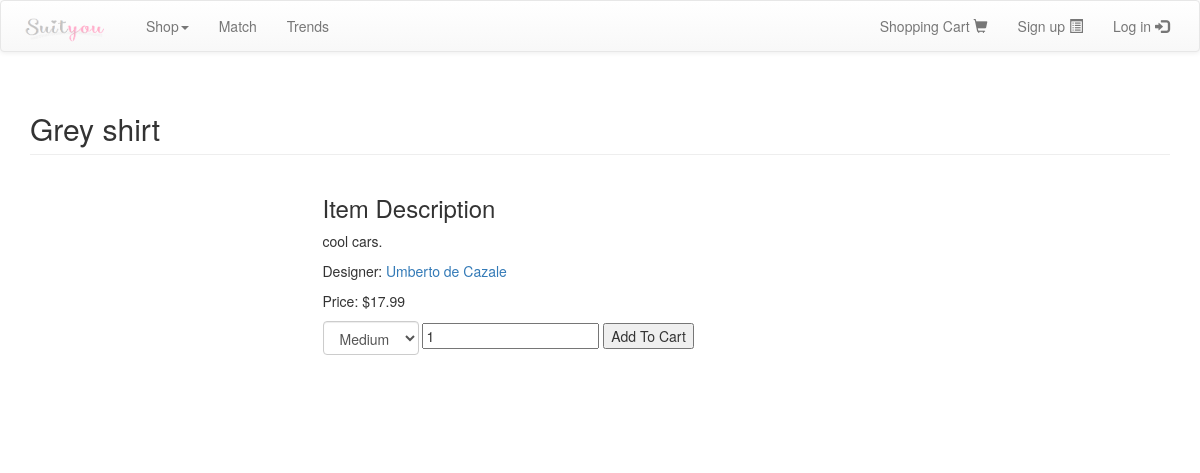
The app's page /show_item.php?itemId=48 with its own data.
### tables this page shows
CREATE TABLE IF NOT EXISTS `items` (
  `item_id` int(10) unsigned NOT NULL AUTO_INCREMENT,
  `name` varchar(255) NOT NULL,
  `gender` enum('MALE','FEMALE') NOT NULL DEFAULT 'MALE',
  `type` enum('TOP','BOTTOM') NOT NULL DEFAULT 'TOP',
  `description` text,
  `price` double NOT NULL,
  `designer_id` int(11) unsigned NOT NULL,
  `creation_time` timestamp NOT NULL DEFAULT CURRENT_TIMESTAMP,
  `picture` varchar(500) DEFAULT NULL,
  PRIMARY KEY (`item_id`),
  UNIQUE KEY `id` (`item_id`),
  FULLTEXT KEY `name` (`name`)
);

CREATE TABLE IF NOT EXISTS `users` (
  `user_id` int(11) NOT NULL AUTO_INCREMENT,
  `email` varchar(500) NOT NULL,
  `first_name` varchar(255) NOT NULL,
  `last_name` varchar(255) NOT NULL,
  `address` varchar(500) DEFAULT NULL,
  `gender` enum('MALE','FEMALE') NOT NULL,
  `birth_date` date NOT NULL,
  `is_designer` tinyint(1) NOT NULL DEFAULT '0',
  `is_admin` tinyint(1) NOT NULL DEFAULT '0',
  `avatar` varchar(255) NOT NULL,
  `coupon_meter` int(11) NOT NULL DEFAULT '0',
  `description` text,
  `website_link` varchar(500) DEFAULT NULL,
  `is_spammer` tinyint(1) NOT NULL DEFAULT '0',
  `is_spammer_time` timestamp NULL DEFAULT NULL,
  `time_tracking_ctr` int(11) NOT NULL DEFAULT '0',
  PRIMARY KEY (`user_id`)
);

### item.php (called while the page is built, shortened)
<?php
class Item {
	public $itemId;
	public static function getItemByID($itemId) {
		$itemQuery = mysql_query("SELECT * FROM items WHERE item_id = ".$itemId);
		$num_rows = mysql_num_rows($itemQuery);
		if($num_rows == 1) {
			$itemRow = mysql_fetch_array($itemQuery);
			$item = new Item();
			$item->itemId = $itemId;
			$item->name = $itemRow['name'];
			$item->gender = $itemRow['gender'];
			$item->type = $itemRow['type'];
			$item->description = $itemRow['description'];
			$item->price = $itemRow['price'];
			$item->designerId = $itemRow['designer_id'];
			$item->creationTime = $itemRow['creation_time'];
			$item->picture = $itemRow['picture'];
			return $item;
		}
		else {
			return null;
		}
	}
	public function getItemStock($size = NULL) {
		if ($size == NULL) {
			$itemStockQuery = mysql_query('SELECT * FROM items_stock WHERE item_id = '. $this->itemId);
		} else {
			$itemStockQuery = mysql_query('SELECT * FROM items_stock WHERE item_id = '. $this->itemId. ' AND size = "'.$size.'"');
		}
		$result = array();
		while($stockRow = mysql_fetch_array($itemStockQuery)) {
			$stockId = $stockRow['item_stock_id'];
			$result[$stockId] = array('size' => $stockRow['size'], 'quantity' => $stockRow['quantity']);
		}
		return $result;
	}
}
?>

### show_item.php (the view, shortened to what this page needs)
<?php
include("header.php");
$outOfStockValue = "OUT_OF_STOCK";
$itemId = $_GET["itemId"];
$item = Item::getItemByID($itemId);
$designerNameQuery = mysql_query('SELECT first_name, last_name from users WHERE user_id = '.$item->designerId);
$designerRow = mysql_fetch_array($designerNameQuery);
?>
<div class="container">
	<div class="row">
        <div class="col-md-12">
            <h2 class="page-header"><?php echo $item->name; ?>
            </h2>
        </div>
    </div>
	<div class="row">
        <div class="col-md-3">
        	<div class="img-container-show">
            </div>
        </div>
        <div class="col-md-9">
            <h3>Item Description</h3>
            <p><?php echo $item->description; ?></p>
            <p>Designer: <a href = "designer_profile.php?designerId=<?php echo $item->designerId; ?>"><?php echo $designerRow["first_name"]." ".$designerRow["last_name"]; ?></a></p>
			<p>Price: <?php echo "$".$item->price; ?></p>
							<form id="addToCartForm" name="addToCartForm" method="post" action="cart.php?action=add" class="form-inline">
								 <select id="size" name='size' class="form-control">
			<?php
									$stockArray = $item->getItemStock();
									foreach ($stockArray as $stockId=>$stockData) {
										if ($stockData["quantity"] > 0) {
			?>
											<option value="<?php echo $stockData["size"]; ?>"><?php echo $stockData["size"]; ?></option>
			<?php
										} else {
			?>
											<option value="<?php echo $outOfStockValue ?>"><?php echo $stockData["size"]." - Out of stock"; ?></option>
			<?php
										}
									}
			?>
								</select>
								<input type="text" name="quantity" value="1" />
								<input type="submit" value="Add To Cart" class="btnAddCart" />
							</form>
        </div>
	</div>
	</div>
  </body>
</html>

### style/style.css (style rules this page uses)
.img-container-show { height: 270px; width: 180px; }

### records on screen
items: name "Grey shirt", description "cool cars.", price "17.99"
users: first_name "Umberto", last_name "de Cazale"

### other values on screen
form field size "Medium"
